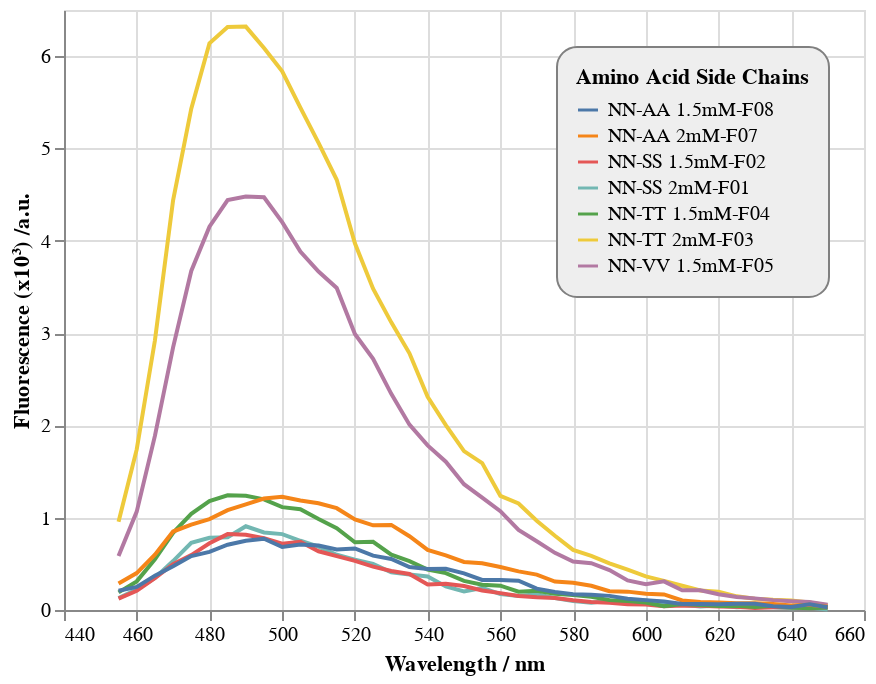

The notebook cell this image was saved under:
### Markdown cell above
## Edit legend and adding subscript using unicode

We can use [unicode](https://www.geeksforgeeks.org/how-to-print-superscript-and-subscript-in-python/) to add subscript in our graph text (e.g., axis, titles, legengs)

### Code cell
alt.Chart(Figure6A).mark_line().encode(
    alt.X("Wavelength:Q", title="Wavelength / nm"),
    alt.Y("Flourescence_x10\u00b3:Q", title="Fluorescence (x10\u00b3) /a.u."),
    alt.Color('AminoAcidSideChains:N', title="Amino Acid Side Chains"),
    tooltip=['AminoAcidSideChains']
).configure_legend(
    strokeColor='gray',
    fillColor='#EEEEEE',
    padding=10,
    cornerRadius=10,
    orient='top-right'
)

### Figure 1 — Vega-Lite specification as saved in the notebook (floating-point values rounded to 4 significant figures; data arrays with more than 128 entries replaced by an {"elided": "..."} marker saying what was removed)
{"config": {"view": {"continuousWidth": 400, "continuousHeight": 300}, "legend": {"cornerRadius": 10, "fillColor": "#EEEEEE", "orient": "top-right", "padding": 10, "strokeColor": "gray"}}, "data": {"name": "data-c388466c9d242b9f6aed6871adcabd88"}, "mark": "line", "encoding": {"color": {"type": "nominal", "field": "AminoAcidSideChains", "title": "Amino Acid Side Chains"}, "tooltip": [{"type": "nominal", "field": "AminoAcidSideChains"}], "x": {"type": "quantitative", "field": "Wavelength", "title": "Wavelength / nm"}, "y": {"type": "quantitative", "field": "Flourescence_x10³", "title": "Fluorescence (x10³) /a.u."}}, "$schema": "https://vega.github.io/schema/vega-lite/v4.8.1.json", "datasets": {"data-c388466c9d242b9f6aed6871adcabd88": {"elided": "280 records"}}}
